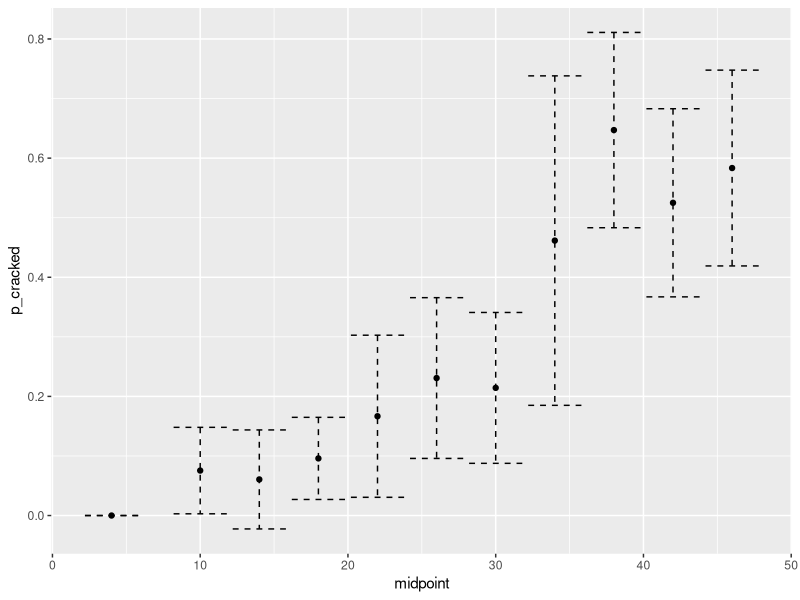
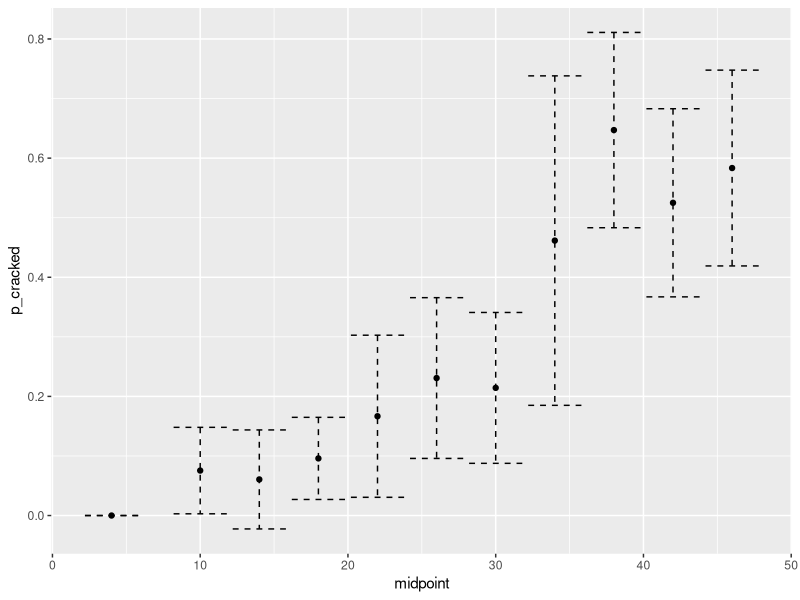

These charts were generated, in order, by the following R code:
exposure <- c('0-8','8-12','12-16','16-20','20-24','24-28','28-32','32-36','36-40','40-44','44+')
mid <- c(4,10,14,18,22,26,30,34,38,42,46)
cracked <- c(0,4,2,7,5,9,9,6,22,21,21)
not_cracked <- c(39,49,31,66,25,30,33,7,12,19,15)
data <- data.frame(exposure=exposure,midpoint = mid, cracked = cracked, not_cracked = not_cracked)
data
library(plyr)
df <- ddply(data,.(exposure,midpoint,cracked,not_cracked), summarise,
            n = cracked+not_cracked,
            p_cracked = cracked/(cracked+not_cracked),
            se = sqrt(p_cracked * (1-p_cracked)/n),
            high = p_cracked + 2*se,
            low = p_cracked - 2*se
)
df
df <- df[c(1,11,2:10),]
df

library(xtable)
print(xtable(df[,c("midpoint","p_cracked","se")], caption = "Tabulated turbine wheel data with estimated proportions."),
      include.rownames = FALSE)

library(ggplot2)
ggplot(data = df, aes(x = midpoint, y = p_cracked, ymin = low, ymax = high)) +
  geom_point() + geom_errorbar(linetype = "dashed")
ggsave("cis.pdf")